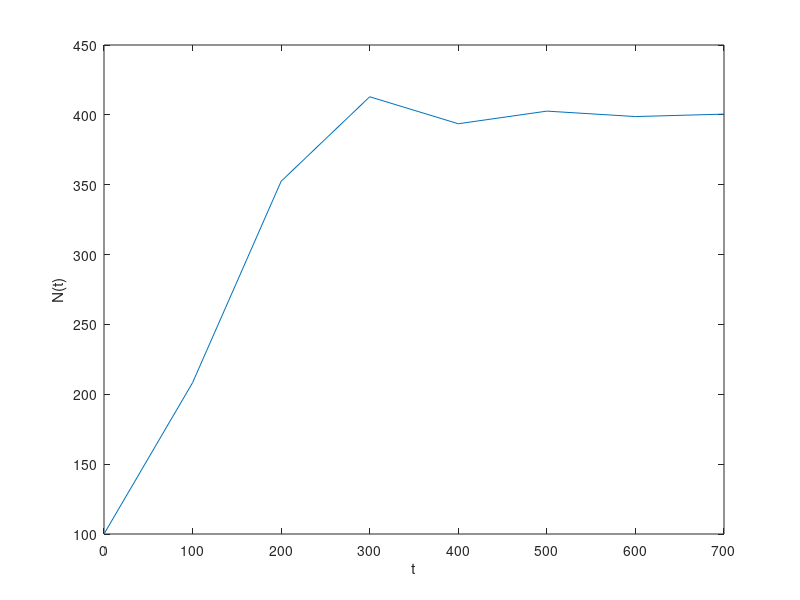

This figure's MATLAB source:
function houseFlyEuler
    %R0 = beta - gamma
    R0 = (log(2)/48)-0;
    K = 400;
    N0 = 100;

    %FORWARD EULER METHOD
    dT= 100; %delta tau of 1 hour
	maxT= 30*24; %max t, 30 days with 1 hour intervals
     
	t=0:dT:maxT;
	X=zeros(size(t));
	numIter=(maxT/dT); %number of iterations
	X(1)= N0;
     
	for i=1:numIter
        X(i+1)=X(i)+f(X(i))*dT; %projected growth using Euler equation
	end
     
	plot(t, X)
	xlabel('t')
	ylabel('N(t)')
    
    function dx_dt=f(x)
        dx_dt= R0*x*(1-(x/K));
    end

end